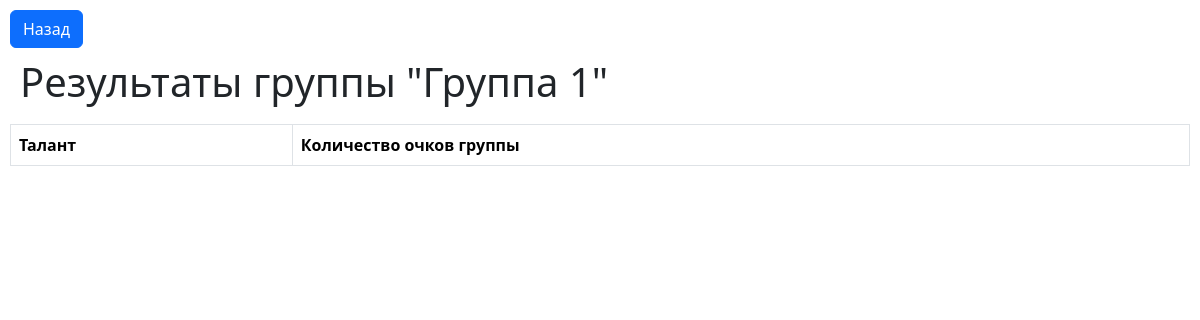
The app's page /group/2/, older data.
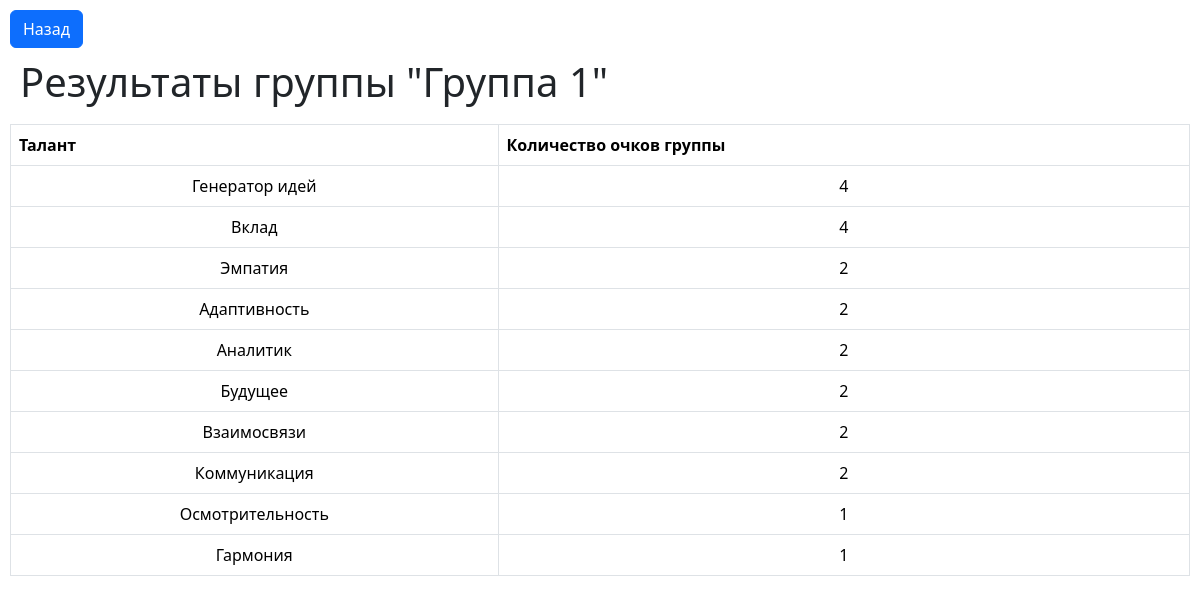
The same page, newer data.
### questionnaire/models.py (models this page shows)
class UserResult(models.Model):
    user = models.ForeignKey(User,on_delete=models.CASCADE)
    competence_name = models.CharField(max_length=100)
    competence_count = models.IntegerField()

### questionnaire/views.py (the view)
# urls.py: path('group/<int:group_id>/', views.group_detail, name='group_detail'),
def group_detail(request, group_id):
    result = {}
    group = Group.objects.get(id=group_id)
    user_results = UserResult.objects.filter(user__group=group).order_by('-competence_count')
    for user_result in user_results:
        result[user_result.competence_name] = 0
    for user_result in user_results:
        result[user_result.competence_name] = result[user_result.competence_name] + user_result.competence_count
    result = sorted(result.items(), key=lambda x: x[1], reverse=True)
    return render(request, 'group_detail.html', {'group': group, 'user_results': result})

### templates/group_detail.html (shortened to what this page needs)
{% load static %}
<!DOCTYPE html>
<html>
<head>
    <link rel="stylesheet" type="text/css" href="{% static 'css/styles.css' %}">
    <link href="https://cdn.jsdelivr.net/npm/bootstrap@5.3.2/dist/css/bootstrap.min.css" rel="stylesheet">
</head>
<body>
<a href="{% url 'mini_admin' %}" class="btn btn-primary">Назад</a>
<h1>Результаты группы "{{ group.title }}"</h1>
<table class="table table-bordered">
    <thead>
        <tr>
            <th>Талант</th>
            <th>Количество очков группы</th>
        </tr>
    </thead>
    <tbody>
        {% for user_result in user_results %}
            <tr>
                <td>{{ user_result.0 }}</td>
                <td>{{ user_result.1 }}</td>
            </tr>
        {% endfor %}
    </tbody>
</table>
</body>
</html>

Row changes from the older to the newer data that the page shows:
added UserResult: competence_name "Генератор идей"
added UserResult: competence_name "Вклад"
added UserResult: competence_name "Эмпатия"
added UserResult: competence_name "Адаптивность"
added UserResult: competence_name "Аналитик"
added UserResult: competence_name "Будущее"
added UserResult: competence_name "Взаимосвязи"
added UserResult: competence_name "Коммуникация"
added UserResult: competence_name "Осмотрительность"
added UserResult: competence_name "Гармония"
Text that changed along with them:
new list line: "4"
new list line: "2"
new list line: "1"
